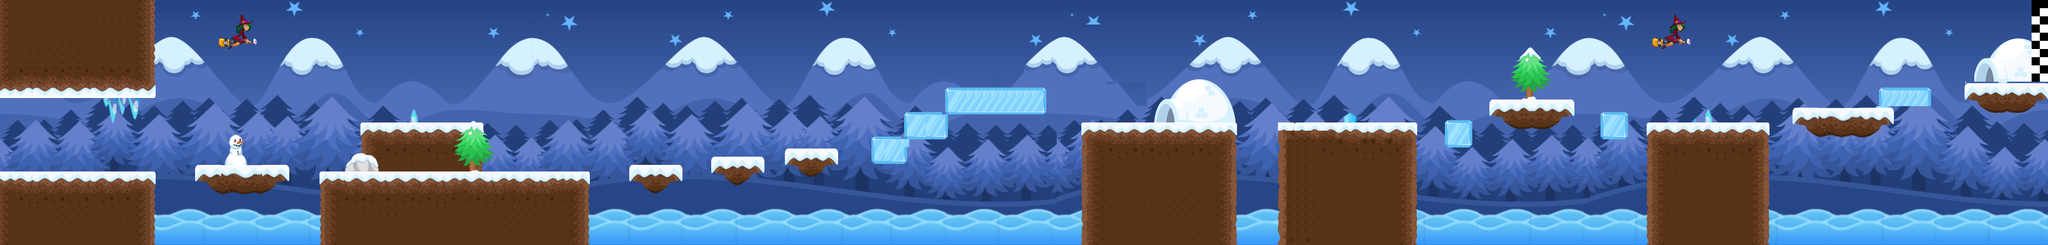

Rendered tile map (Tiled .tmx) drawn with the repository's tilesets; below, a short description and the map source with its tile grids summarised:
An orthogonal 250x30 tile map with 16x16 px tiles, 4 tile layers (Background, Sea, Spikes, Ground), 5 tilesets and 56 objects.

<map version="1.4" tiledversion="1.4.3" orientation="orthogonal" renderorder="right-down" width="250" height="30" tilewidth="16" tileheight="16" infinite="0" nextlayerid="19" nextobjectid="309">
 <tileset firstgid="1" source="tilesets/u1jZnO.tsx" />
 <tileset firstgid="4201" source="tilesets/BG.tsx" />
 <tileset firstgid="5162" source="tilesets/Christmas.tsx" />
 <tileset firstgid="6667" source="tilesets/try.tsx" />
 <tileset firstgid="12827" source="tilesets/tileset.tsx" />
 <layer id="12" name="Background" width="250" height="30" locked="1">
  <data>[7500 cells, 7500 non-empty, 1950 distinct tile ids]</data>
 </layer>
 <layer id="2" name="Sea" width="250" height="30">
  <data>[7500 cells, 1282 non-empty, 230 distinct tile ids]</data>
 </layer>
 <layer id="6" name="Spikes" width="250" height="30">
  <data>[7500 cells, 541 non-empty, 326 distinct tile ids]</data>
 </layer>
 <layer id="3" name="Ground" width="250" height="30">
  <data>[7500 cells, 2163 non-empty, 197 distinct tile ids]</data>
 </layer>
 <objectgroup id="13" name="Boundiries">
  <object id="274" x="0" y="-2.66667" width="5.33333" height="480" />
  <object id="275" x="3996" y="-1.33333" width="2.66667" height="474.667" />
  <object id="277" x="-3.0303" y="0" width="3996.97" height="6.06061" />
 </objectgroup>
 <objectgroup id="7" name="Ground">
  <object id="232" x="2" y="-2" width="303" height="191" />
  <object id="234" x="0.5" y="336.5" width="303" height="143" />
  <object id="235" x="376.833" y="322.5" width="188" height="60" />
  <object id="236" x="621.5" y="335.5" width="530.333" height="143" />
  <object id="237" x="704.5" y="240.833" width="237.667" height="55.6667" />
  <object id="240" x="690.5" y="298.5" width="17" height="20" />
  <object id="241" x="681.5" y="309" width="17" height="20" />
  <object id="242" x="673.5" y="319" width="17" height="20" />
  <object id="245" x="1223.67" y="320.333" width="106" height="60" />
  <object id="246" x="1387.67" y="303" width="106" height="60" />
  <object id="247" x="1533" y="289" width="106" height="60" />
  <object id="248" x="1704" y="267" width="70" height="53" />
  <object id="250" x="2111.5" y="237" width="307" height="240" />
  <object id="252" x="2497.5" y="238" width="269" height="240" />
  <object id="253" x="2907" y="191" width="169" height="65" />
  <object id="254" x="3217.5" y="239.5" width="235.667" height="238" />
  <object id="256" x="3501.5" y="209.5" width="206" height="61" />
  <object id="257" x="3669.5" y="170.5" width="102" height="42" />
  <object id="258" x="3834.5" y="162.5" width="167" height="59" />
  <object id="297" x="1764" y="218" width="90" height="50" />
  <object id="298" x="1846" y="169" width="196" height="53" />
  <object id="302" x="2824" y="237" width="51" height="50" />
  <object id="303" x="3123" y="219" width="60" height="52" />
 </objectgroup>
 <objectgroup id="9" name="Door">
  <object id="266" x="3857" y="49" width="105.636" height="109" />
  <object id="268" x="2258.5" y="83.5" width="154" height="151" />
 </objectgroup>
 <objectgroup id="8" name="Spikes">
  <object id="261" x="196.5" y="195.5" width="85" height="49.6667" />
  <object id="262" x="797.834" y="210.833" width="21.6666" height="28.6666" />
  <object id="264" x="2622.5" y="220.5" width="29" height="17" />
  <object id="265" x="3327.17" y="217.5" width="23" height="22" />
 </objectgroup>
 <objectgroup id="14" name="Sea">
  <object id="269" x="305.333" y="404" width="312" height="73.3333" />
  <object id="270" x="1157.33" y="404.667" width="950.667" height="73.3333" />
  <object id="271" x="2421.33" y="404.667" width="72.333" height="72" />
  <object id="272" x="2769.33" y="406" width="449.333" height="73.3333" />
  <object id="273" x="3454.67" y="403.333" width="541.333" height="73.3333" />
 </objectgroup>
 <objectgroup id="5" name="Finish Line">
  <object id="278" x="3970" y="0" width="10" height="166" />
 </objectgroup>
 <objectgroup id="15" name="Enemy Bounds">
  <object id="281" x="1326.67" y="310" width="56.6667" height="1.33333" />
  <object id="283" x="1334.66" y="164.334" width="52" />
  <object id="285" x="1649.33" y="301.667" width="52" height="0.666667" />
  <object id="286" x="1645.33" y="162" width="51.3333" />
  <object id="289" x="3719" y="54.6667" width="46" height="0.666667" />
  <object id="290" x="3727.33" y="164.667" width="44" height="1.33333" />
  <object id="291" x="3233.33" y="164" width="1.33333" height="81.3333" />
  <object id="292" x="3425.33" y="161.333" height="84.6667" />
  <object id="299" x="1859" y="66" width="1" height="95" />
  <object id="300" x="2003" y="68" height="101" />
  <object id="306" x="712" y="142" width="1" height="98" />
  <object id="307" x="929" y="153" width="1" height="85" />
 </objectgroup>
 <objectgroup id="16" name="Dargon">
  <object id="293" x="3388" y="207.333" width="30" height="29.3333" />
  <object id="301" x="1901" y="132" width="33" height="32" />
  <object id="308" x="867" y="205" width="32" height="32" />
 </objectgroup>
 <objectgroup id="17" name="BlueDragon">
  <object id="284" x="1344" y="219.667" width="30" height="27.3333" />
  <object id="287" x="1660" y="236.667" width="30.6667" height="29.3333" />
  <object id="288" x="3733" y="99.333" width="31.3333" height="33.3333" />
 </objectgroup>
 <objectgroup id="18" name="Fruit" />
</map>
